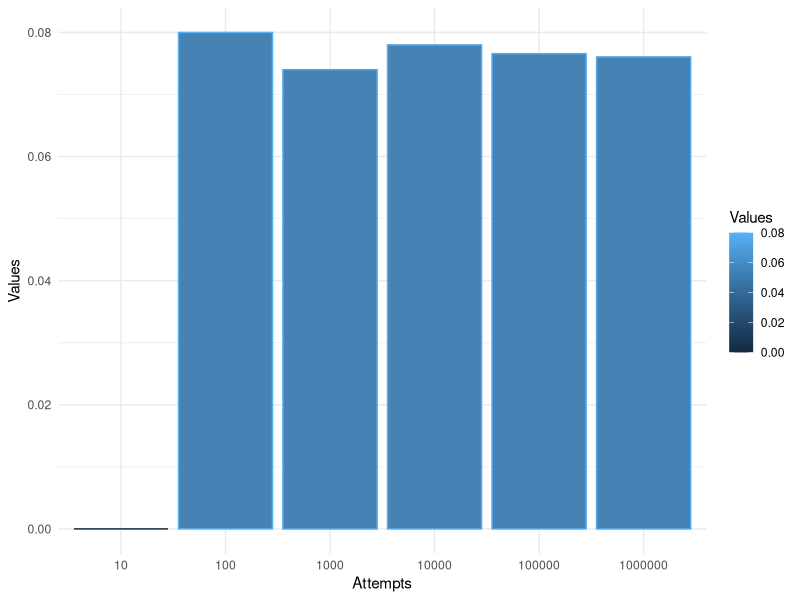
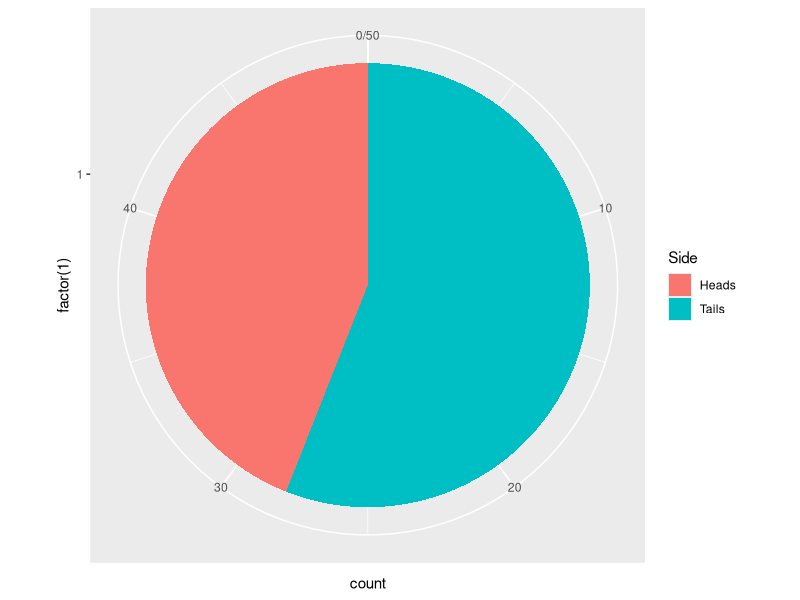
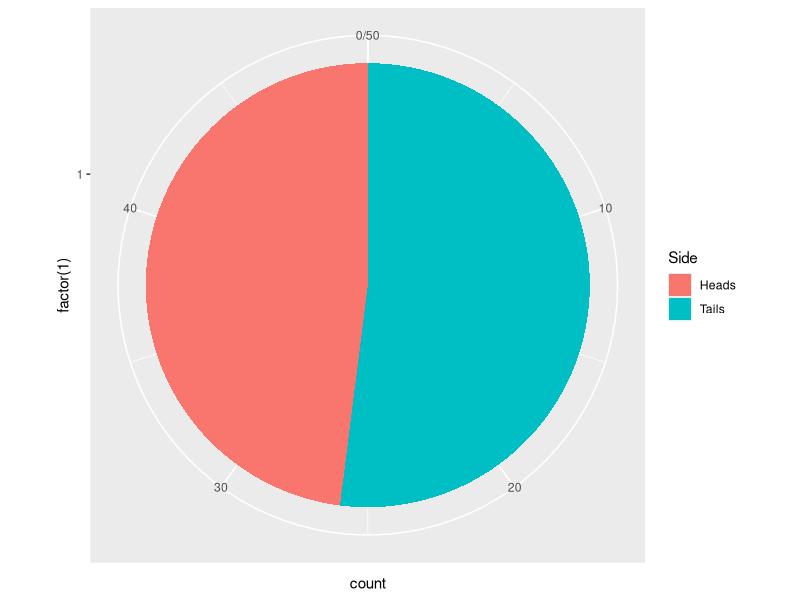
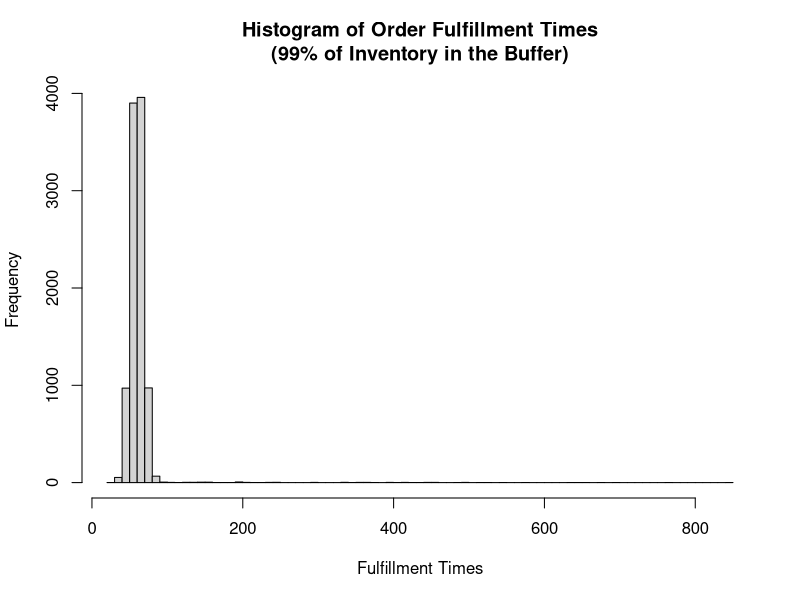
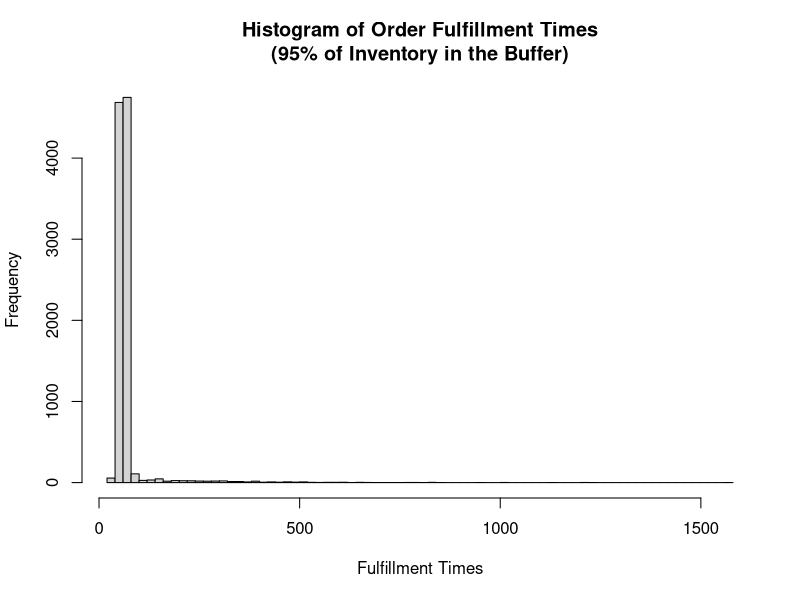
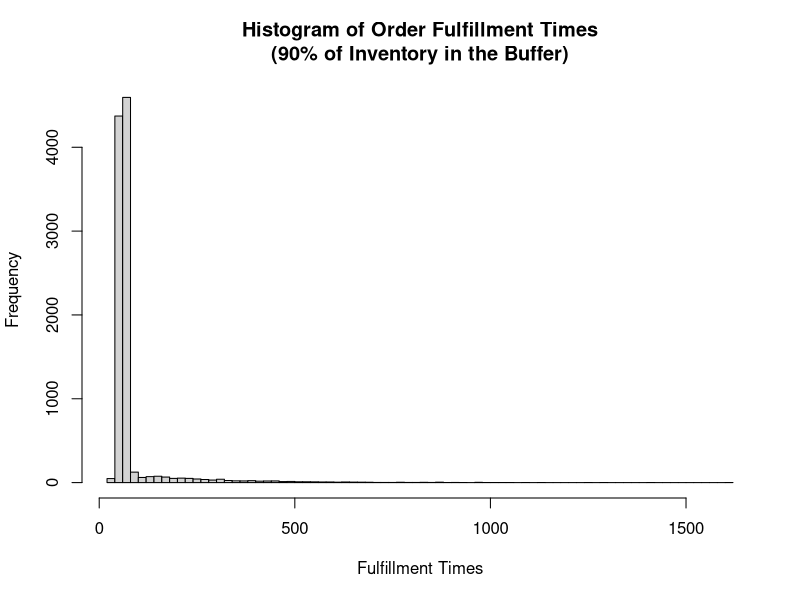
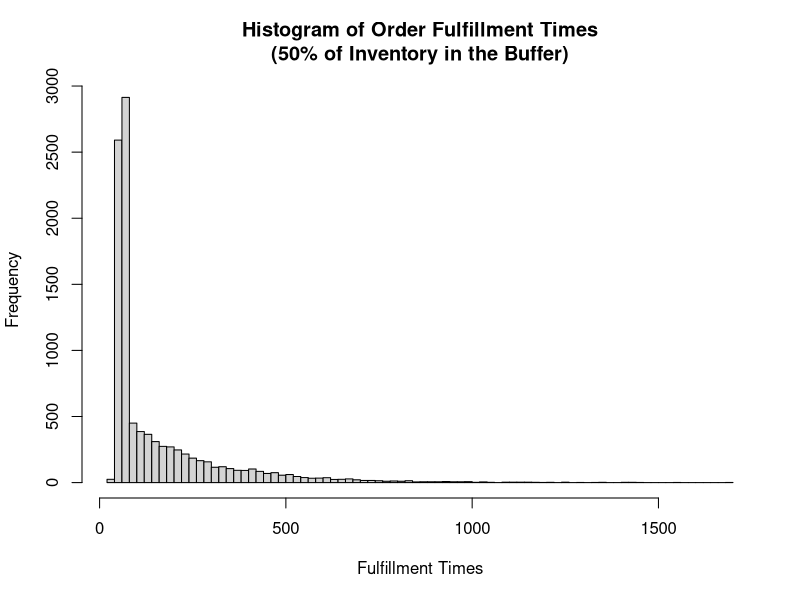

Recreate these plots in R, in order.
## ---- chunk 1
library(ggplot2)
## ---- chunk 2
drawAces <- function(attempts) {      # Wrapper function
  
  drawAce <- function(){              # Inner function
  
    foundAce = FALSE                  # Setup variable
    aCard <- sample(1:52,1)           # Create deck and pick a card
    if ((aCard %% 13) == 0) {         # Cards 13,26,39,52 are aces (all of these are modulus %% of 13)
      foundAce <- TRUE
    } 
    return (foundAce)
  }
  
  totalAces <- 0                      # Initialize ace counter
  for (i in 1:attempts){              # Simple for loop to attempts
    aResult <- drawAce()              # Draw a card (notice "inner" function)
    if(aResult == TRUE) {
      totalAces <- totalAces+1
    } 
  }
  return(totalAces/attempts)
}
## ---- chunk 3
# The greater number of attempts, the closer the simulation results calculate the probability
df <- data.frame(Attempts=c("10", "100", "1000","10000","100000","1000000"), Values=
        c(drawAces(10),
        drawAces(100),
        drawAces(1000),
        drawAces(10000),
        drawAces(100000),
        drawAces(100000)))

ggplot(data=df, aes(x=Attempts, y=Values, color=Values)) +
      geom_bar(stat="identity", fill="steelblue")+
      theme_minimal()

df     # Let's print out the data frame so we can see it
## ---- chunk 4

datalist = list()
for (i in 1:50) {
  dat <- data.frame(Value = sample(0:1,1))
  if(dat == 0){
    dat$Side = "Heads"
  }
  else{
    dat$Side = "Tails"
  }
  datalist[[i]] <- dat # add it to your list
}
df = do.call(rbind, datalist)
ggplot(df, aes(x=factor(1), fill=Side))+
  geom_bar(width = 1)+
  coord_polar("y")

df    # Let's print out the data frame so we can see it
## ---- chunk 5
datalist = list()
for (i in 1:50) {
  dat <- data.frame(Value = rbinom(1,size=1,prob=0.5))
  if(dat == 0){
    dat$Side = "Heads"
  }
  else{
    dat$Side = "Tails"
  }
  datalist[[i]] <- dat # add it to your list
}
df = do.call(rbind, datalist)
ggplot(df, aes(x=factor(1), fill=Side))+
  geom_bar(width = 1)+
  coord_polar("y")

df      # Let's print out the data frame so we can see it
## ---- chunk 6
myBinomialPD <- function(x,n,p) {
  aResultSet <- vector(mode='numeric',length=length(x))    # Create a result set to return
  for (i in 1:length(x)) {
     aResultSet[i] <- (factorial(n)/(factorial(x[i])*factorial(n-x[i])))*(p^x[i])*(1-p)^(n-x[i])
  }
  return(aResultSet)
}
## ---- chunk 7
myBinomialPD(1,10,0.6)

# Display Binomial distribution table as a test
for (i in 0:10) {
  aResult <- myBinomialPD(i,10,0.6)
  print(aResult)
}


## ---- chunk 8
myBinomialPD(c(0:10),10,0.6)
dbinom(c(0:10),10,0.6)
## ---- chunk 9
myQuantile <- function(x,y){
  
  x <- sort(x)     # Adding in a sort() because we want consistent splits on the quantile
  aResultSet <- vector(mode='numeric',length = length(y))
  
  for(i in 1:length(y)){                           # Same type of loop
    aStartPos <- (y[i] * length(x))                # Set the start position
    if(aStartPos == 0) {                           # Safety catch to make sure you do not start with a negative
      aStartPos = 1
    }
    aResultSet[i] <- x[floor(aStartPos)]           # Calculate 
  }
  resultSetNames <- y*100                          # y is used to setup the quantile splits 0, 25, 50, 75, 100
  names(aResultSet) <- resultSetNames              # names() attaches that quantile split to name the object
  return(aResultSet)
}
## ---- chunk 10
aPD <- dbinom(c(0:5),5,0.5)
myQuantile(aPD,c(0,0.25,0.5,0.75,1.0))
quantile(aPD,c(0,0.25,0.5,0.75,1.0),type=3)
## ---- chunk 11
aPD <- dbinom(c(0:15),15,0.5)
myQuantile(aPD,c(0,0.25,0.5,0.75,1.0))
quantile(aPD,c(0,0.25,0.5,0.75,1.0),type=3)
## ---- chunk 12
set.seed(1234)
x= sample(1:50, 100, replace=TRUE)

m = mean(x)
s = sd(x)
zscore = (x - m)/s        # z-score = (sample - mean) / standard deviation
summary(x)                # Overall summary of the sample
summary(zscore)           # Show a summary of the z-score
                          
sc_zscore = scale(x)[,1]  # For good measure, let's use scale() to calculate the z-score
summary(sc_zscore)        # And compare it to the summary(zscore) above.  They are identical
## ---- chunk 13
inventorySimulation <- function(numberOfOrders,inventoryAvailable){

    printStats <- function (aSimResult, inventoryAvailable) {
      
      result<- paste("Fulfillment Time (without replenishment):\t",mean(aSimResult$fulfillTime),"\n",sep="")
      aReplenishment <- aSimResult$replenishTime[aSimResult$replenishTime >0]
      
      result<- paste(result,"Items missing from the buffer:\t\t\t",length(aReplenishment),"\n",sep="")
      result<- paste(result,"Average buffer replenishment time:\t\t",mean(aReplenishment),"\n",sep="")
      
  
      result<- paste(result,"\nOverall Fulfillment Time Summary\n",sep="")
      result<- paste(result,"Average:\t",mean(aSimResult$totalTime),"\n",sep="")
      result<- paste(result,"Median:\t\t",median(aSimResult$totalTime),"\n\n\t\tQuantile\n",sep="")
      
      cat(result)
      print(quantile(aSimResult$totalTime))
     
      
      hist(aSimResult$totalTime, 
           main=paste("Histogram of Order Fulfillment Times\n(",inventoryAvailable*100,"% of Inventory in the Buffer)", sep=""),
           xlab="Fulfillment Times", 
           breaks=100)
      
    } 
  
  # Randomly simulate an order availability mix 
  inventoryDistribution <- runif(numberOfOrders,0,1)
  
  aResultSet <- data.frame(fulfillTime = numeric(numberOfOrders),replenishTime = numeric(numberOfOrders))
  
  for (i in 1:numberOfOrders) {
    
    # All orders need to go through the buffer, so a base amount of time is added.  This is modeled as a normal distribution since
    # the automated tote retrieval times are not a constant value.
    aResultSet$fulfillTime[i] <- rnorm(1,mean=60,sd=8)
    
    
    if (inventoryDistribution[i] >= inventoryAvailable) {
      # Inventory not in buffer, so time needs to be added 
      aResultSet$replenishTime[i] <- rexp(1,.005)
    } else {
      #Inventory is in the buffer
      aResultSet$replenishTime[i] <- 0
    }
  }
  
  aResultSet$totalTime <- aResultSet$fulfillTime + aResultSet$replenishTime 
  
  printStats(aResultSet, inventoryAvailable)
  
  return(aResultSet)
}
## ---- chunk 14
sim_99 <- inventorySimulation(10000,0.99)
sim_95 <- inventorySimulation(10000,0.95)
sim_90 <- inventorySimulation(10000,0.90)
sim_50 <- inventorySimulation(10000,0.50)
